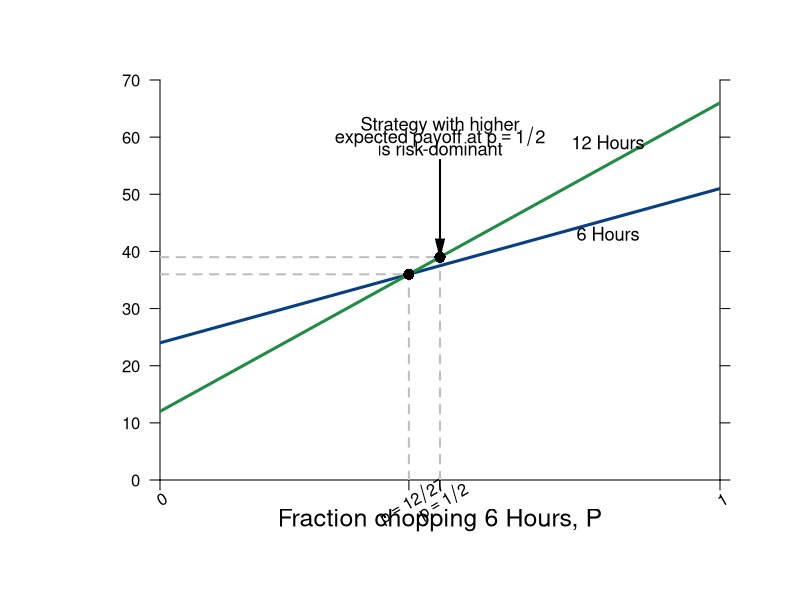

The R source for this figure:
#Graph Designer: Simon Halliday
#Authors: Bowles, Foley and Halliday
#Title: Coordination, Conflict and Competition: A Text in Microeconomics
library(shape)
pdf(file = "people/wood_chopping_expected_payoffs.pdf", width = 10, height = 8)

#Set parameters for graphics
axislabelsize <- 1.5
labelsize <- 1.1
graphlinewidth <- 3
segmentlinewidth <- 2

COL <- c("#7fc97f", "#beaed4", "#fdc086", "#ffff99", "#386cb0", "#f0027f", "#bf5b17", "#666666")
COLA <- c("#e0f3db", "#99d8c9","#66c2a4","#41ae76", "#238b45", "#005824")
COLB <- c("#4eb3d3", "#2b8cbe", "#0868ac","#084081")

#Edited the margins to cater for the larger LHS labels
par(mar =  c(6, 8, 4, 4))

#proportion of wealth functions

expected_6hours <- function(x){
  24 + 27*x
}

expected_12hours <- function(x){
  12 + 54*x
}


#Add limits on axes and levels of utility for each function 
ylims <- c(0, 70)
xlims <- c(0, 1)

npts <- 501 
x <- seq(xlims[1], xlims[2], length.out = npts)
y <- seq(ylims[1], ylims[2], length.out = npts) 

plot(0, 0, xlim = xlims, ylim = ylims, type = "n",
     xlab = expression(paste("")),
     ylab = expression(paste("")), 
     xaxt = "n", 
     yaxt = "n", 
     cex.lab = axislabelsize, 
     bty = "n", 
     xaxs="i", 
     yaxs="i"
)

#x and y limits with plain axes without ticks/numbers to match previous graph; y axes on both sides

ticksx <- c(0, 12/27, 1/2, 1)
xlabels <- c(0, expression(paste(p == 12/27)), expression(paste(p == 1/2)), 1)
ticksy <- seq(ylims[1], ylims[2], 10)
ylabels <- seq(ylims[1], ylims[2], 10)
ticksy2 <- seq(ylims[1], ylims[2], 10)
ylabels2 <- seq(ylims[1], ylims[2], 10)

#text(x = c(0, 12/27, 1/2, 1), par("usr")[3] - 0.2, labels = xlabels, srt = 45, pos = 1, xpd = TRUE)

axis(1, at = ticksx,  pos = 0, labels = FALSE)
text(x = c(0, 12/27, 1/2, 1), par("usr")[3] - 1, labels = xlabels, srt = 30, pos = 1, xpd = TRUE)
axis(2, at = ticksy,  pos = 0, labels = ylabels, las = 1)
axis(4, at = ticksy2, pos = xlims[2], labels = FALSE,las=1)


npts <- 503 
xx1 <- seq(xlims[1], xlims[2], length.out = npts)
xx2 <- seq(0, xlims[2], length.out = npts)
xx3 <- seq(xlims[1], 0, length.out = npts)
xx4 <- seq(-11, 0, length.out = npts)

#Axis labels and draw linear utility functions
text(xlims[2]*0.5, -7, expression(paste("Fraction chopping 6 Hours, P")), xpd = TRUE, cex = axislabelsize)
text(-3.5, 0.5*ylims[2], expression(paste("Expected payoff")), xpd = TRUE, cex = axislabelsize, srt = 90) 


text(41, ylims[2], expression(paste(4)), xpd = TRUE, cex = labelsize) 
text(41, 0.75*ylims[2], expression(paste(3)), xpd = TRUE, cex = labelsize) 

lines(xx1, expected_6hours(xx1), col = COLB[4], lwd = graphlinewidth)
lines(xx1, expected_12hours(xx1), col = COLA[5], lwd = graphlinewidth)

#Label points on line

# text(20 - 0.5, expected_late(20) - 1.2, expression(paste("f")), cex = labelsize)
segments(0.5, 0, 0.5, expected_12hours(0.5), lty = 2, col = "gray", lwd = segmentlinewidth)
segments(0, expected_12hours(0.5), 0.5, expected_12hours(0.5), lty = 2, col = "gray", lwd = segmentlinewidth)
points(0.5, expected_12hours(0.5), pch = 16, col = "black", cex = 1.5)

segments(12/27, 0, 12/27, expected_12hours(12/27), lty = 2, col = "gray", lwd = segmentlinewidth)
segments(0, expected_12hours(12/27), 12/27, expected_12hours(12/27), lty = 2, col = "gray", lwd = segmentlinewidth)
points(12/27, expected_12hours(12/27), pch = 16, col = "black", cex = 1.5)

# 
# text(26.67 + 0.7, expected_early(26.67) - 0.7, expression(paste("g")), cex = labelsize)
# segments(26.67, expected_early(26.67), 0, expected_early(26.67), lty = 2, col = "gray", lwd = segmentlinewidth)
# segments(26.67, 0, expected_early(26.67), 26.67, lty = 2, col = "gray", lwd = segmentlinewidth)
# points(26.67, expected_early(26.67), pch = 16, col = "black", cex = 1.5)

# text(33 + 0.7, 7 + 0.7, expression(paste("h")), cex = labelsize)
# segments(33, 7, 0, 7, lty = 2, col = "gray", lwd = segmentlinewidth)
# points(33, 7, pch = 16, col = "black", cex = 1.5)


#Label relevant points on axes
text(0.8, 43, expression(paste("6 Hours")), xpd = TRUE, cex = labelsize)
text(0.8, 59, expression(paste("12 Hours")),  xpd = TRUE, cex = labelsize)

#Axis arrow
arrows(28, -3.5, 35, -3.5, xpd = TRUE, length=0.1,angle=40,lwd=3)

#Risk Dominant Strategy
text(.5, 62, expression(paste("Strategy with higher")), xpd = TRUE, cex = labelsize)
text(.5, 60, expression(paste("expected payoff at ", p == 1/2)), xpd = TRUE, cex = labelsize)
text(.5, 58, expression(paste("is risk-dominant")), xpd = TRUE, cex = labelsize)
Arrows(.5, 56, .5, expected_12hours(0.5) + 1.5, col = "black", lty = 1, lwd = 2, code = 2, arr.type = "triangle", arr.lwd = 0.5)
# 
# #Equal expected payoffs
# text(29, 35, expression(paste("Equal expected")), xpd = TRUE, cex = labelsize)
# text(29, 33.5, expression(paste("payoffs at ", p == 2/3)), xpd = TRUE, cex = labelsize)
# Arrows(26.67, 32.5, 26.67, expected_late(26.67) + 1.5, col = "black", lty = 1, lwd = 2, code = 2, arr.type = "triangle", arr.lwd = 0.5)
# 

dev.off()
